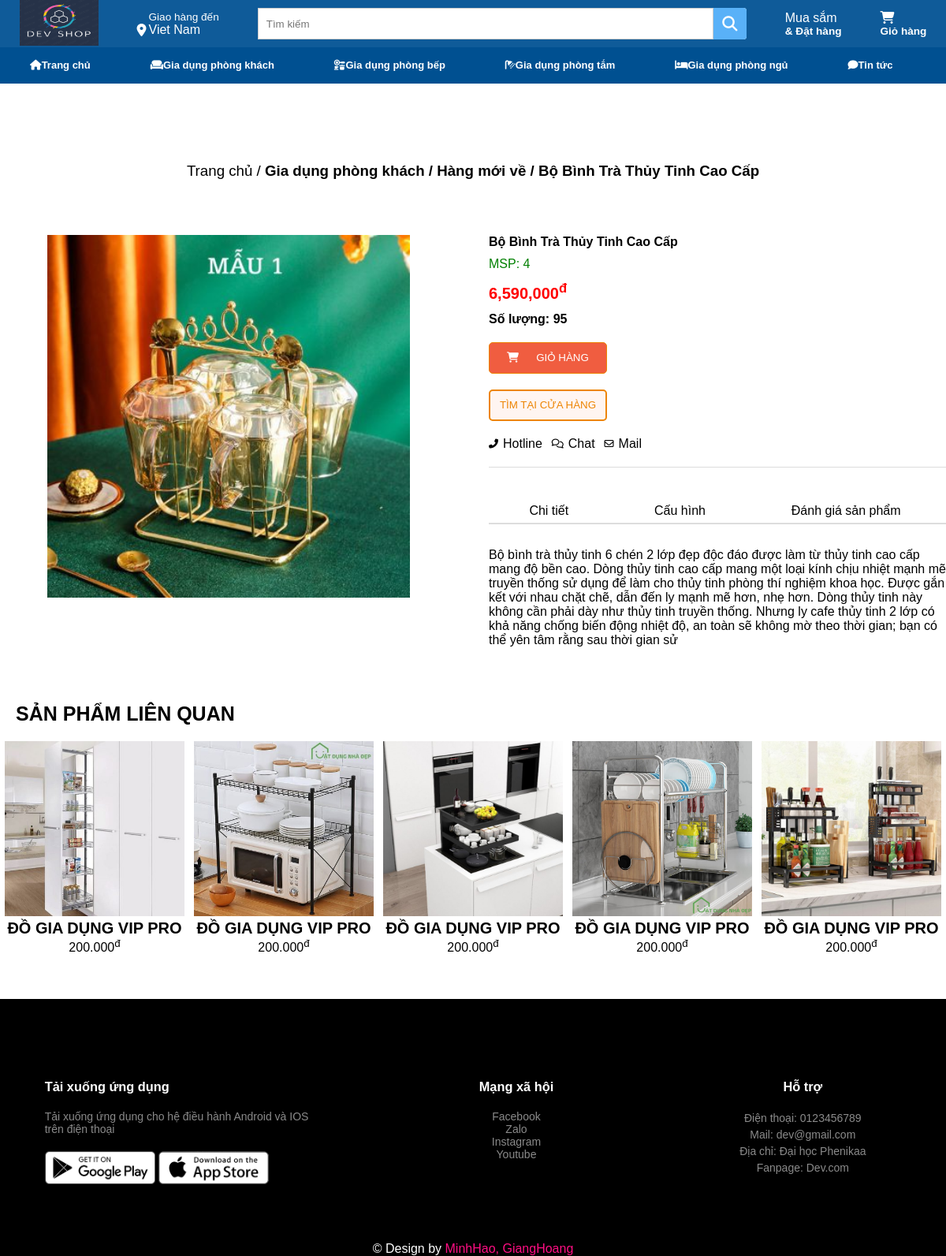
The app's page /product.php?ms_hh=4 with its own data.
### tables this page shows
CREATE TABLE `hinhhanghoa` (
  `MaHinh` int(20) NOT NULL COMMENT 'Mã hình ',
  `TenHinh` varchar(255) NOT NULL COMMENT 'Tên Hình',
  `MSHH` int(20) NOT NULL COMMENT 'Mã số hàng hóa'
);

CREATE TABLE `hanghoa` (
  `MSHH` int(20) NOT NULL COMMENT 'Mã số hàng hóa',
  `TenHH` varchar(255) NOT NULL COMMENT 'Tên hàng hóa',
  `QuyCach` varchar(500) NOT NULL COMMENT 'Quy cách ',
  `Gia` int(11) NOT NULL COMMENT 'Giá',
  `SoLuongHang` int(50) NOT NULL COMMENT 'Số Lượng hàng hóa',
  `MaLoaiHang` int(20) NOT NULL COMMENT 'Mã loại hàng'
);

### product.php (the view, shortened to what this page needs)
<!DOCTYPE html>
<html lang="en">
<head>
    <link rel="stylesheet" href="./style1.css">
    <link rel="stylesheet" href="./style.css">
</head>
<body>
<?php
    require_once("php/header.php");
    require_once("admin/db_connect.php");
    if (isset($_GET['ms_hh'])) {
        $ms_hh = $_GET['ms_hh'];
        $query = "SELECT h.mshh,h.tenhh,h.gia,h.soluonghang,h.quycach, img.tenhinh FROM hanghoa h join hinhhanghoa img on h.mshh = img.mshh WHERE h.mshh = {$ms_hh} ";
        $query_run = mysqli_query($conn, $query);
        if (mysqli_num_rows($query_run) > 0) {
            $prodItem = mysqli_fetch_array($query_run);
    ?>
    <section style="padding: 50px 0;" class="product">
        <div class="container">
            <div class="product-top row" style="margin-bottom: 70px;">
                <h3><span style="font-weight: 400; margin: 100px 0;">Trang chủ / </span>Gia dụng phòng khách / <span>Hàng mới về / </span> <span><?= $prodItem['tenhh']; ?></span></h3>
            </div>
            <div class="product-content row">
              <form method="post" enctype="multipart/form-data" action="product.php">
                <div class="product-content-left row">
                    <div class="product-content-left-big-img">
                        <img src="admin/image/<?= $prodItem['tenhinh']; ?>" alt="Image">
                    </div>
                </div>
                <div class="product-content-right">
                    <div class="product-content-right-product-name">
                        <h1><?= $prodItem['tenhh']; ?></h1>
                        <p style="font-size: 16px; color: green;">MSP: <?= $prodItem['mshh']; ?></p>
                    </div>
                    <div class="product-content-right-product-price">
                        <p><?= number_format($prodItem['gia'], 0, ".", ","); ?><sup>đ</sup></p>
                    </div>
                    <div class="quantity">
                        <p style="font-weight: bold;">Số lượng: <?= $prodItem['soluonghang']; ?></p>
                    </div>
                    <div class="product-content-right-product-button">
                        <button style="background-color: #F05D40;
    border: 1px solid #ed8505;
    margin-right: 20px;
    color: white;
    border-radius: 5px;" type="submit" name="add"><i class="fas fa-shopping-cart"></i><p>GIỎ HÀNG</p></button>
                        <button style=" border: 2px solid #ed8505;
    border-radius: 5px;
    color: #ed8505;
    background-color: #FFF5F1;" type="submit"><p>TÌM TẠI CỬA HÀNG</p></button>
                    </div>
                    <div style="margin-bottom: 20px;"  class="product-content-right-product-icon">
                        <div class="product-content-right-product-icon-item">
                            <i class="fas fa-phone-alt"></i> <p>Hotline</p>
                        </div>
                        <div class="product-content-right-product-icon-item">
                            <i class="far fa-comments"></i> <p>Chat</p>
                        </div>
                        <div class="product-content-right-product-icon-item">
                            <i class="far fa-envelope"></i><p>Mail</p>
                        </div>
                    </div>
                    <div class="product-content-right-bottom">
                        <div class="product-content-right-bottom-content-big">
                            <div class="product-content-right-bottom-content-title row">
                                <div class="product-content-right-bottom-content-title-item chitiet">
                                        <p style="font-size: 16px;">Chi tiết</p>
                                </div>
                                <div class="product-content-right-bottom-content-title-item cauhinh">
                                        <p style="font-size: 16px;">Cấu hình</p>
                                </div>
                                <div class="product-content-right-bottom-content-title-item danhgia">
                                    <p style="font-size: 16px;">Đánh giá sản phẩm</p>
                                </div>
                            </div>
                            <div class="product-content-right-bottom-content">
                                <div style="font-size: 16px;" class="product-content-right-bottom-content-danhgia">
                                    <?= $prodItem['quycach']; ?>
                                </div>
                            </div>
                        </div>
                    </div>
                </div>
              </form>
            </div>
        </div>
    </section>
<?php }
        else{
            echo "Không có hàng hóa được tìm thấy";
        }
    }
?>
    <div class="product-related1">
        <div class="product-related1-title">
            <p>SẢN PHẨM LIÊN QUAN</p>
        </div>
        <div class="product-content row_flex">
            <div class="product-related1-item">
                <img src="./img/phongbep1-1.jpg" alt="">
                <h1>ĐỒ GIA DỤNG VIP PRO</h1>
                <p>200.000<sup>đ</sup></p>
            </div>
            <div class="product-related1-item">
                <img src="./img/phongbep1-2.jpg" alt="">
                <h1>ĐỒ GIA DỤNG VIP PRO</h1>
                <p>200.000<sup>đ</sup></p>
            </div>
            <div class="product-related1-item">
                <img src="./img/phongbep1-3.jpg" alt="">
                <h1>ĐỒ GIA DỤNG VIP PRO</h1>
                <p>200.000<sup>đ</sup></p>
            </div>
            <div class="product-related1-item">
                <img src="./img/phongbep1-4.jpg" alt="">
                <h1>ĐỒ GIA DỤNG VIP PRO</h1>
                <p>200.000<sup>đ</sup></p>
            </div>
            <div class="product-related1-item">
                <img src="./img/phongbep1-5.jpg" alt="">
                <h1>ĐỒ GIA DỤNG VIP PRO</h1>
                <p>200.000<sup>đ</sup></p>
            </div>
        </div>
    </div>
<?php require_once("php/footer.php"); ?>

### style1.css (style rules this page uses)
* { margin : 0; padding: 0; font-family: Arial; box-sizing: border-box; }
.row_flex { display: flex; }
.row { display: flex; flex-wrap: wrap; justify-content: space-around; }
.container { max-width: 1080px; margin: auto; }
.product { padding: 50px 0; }
.product-top { margin-bottom: 30px; }
.product-content { display: flex; }
.product-content-left { display: flex; width: 50%; }
.product-content-left-big-img { width: 80%; padding-right: 20px; }
.product-content-left-big-img img { width: 100%; }
.product-content-right { width: 50%; padding-left: 20px; }
.product-content-right-product-name h1 { font-size: 28px; }
.product-content-right-product-name p { color: green; font-size: 16px; margin: 10px 0; }
.product-content-right-product-price { margin: 10px 0; font-size: 20px; font-weight: bold; color: red; }
.quantity { margin-top: 10px; margin-bottom: 20px; display: flex; }
.quantity p { margin-right: 10px; }
.product-content-right-product-button button { width: 150px; height: 40px; display: block; margin: 20px 0 12px; }
.product-content-right-product-button button:first-child { display: flex; justify-content: space-evenly; align-items: center; background-color: #F05D40; border: none; border-radius: 5px; color: white; cursor: pointer; }
.product-content-right-product-button button:last-child { border: 2px solid #ed8505; border-radius: 5px; color: #ed8505; background-color: #FFF5F1; cursor: pointer; }
.product-content-right-product-icon { display: flex; margin: 20px 0; }
.product-content-right-product-icon-item { display: flex; margin-right: 12px; justify-content: center; align-items: center; }
.product-content-right-product-icon-item i { font-size: 12px; margin-right: 6px; }
.product-content-right-bottom { padding-top: 40px; border-top: 1px solid #dddddd; position: relative; }
.product-content-right-bottom-content-title { display: flex; border-bottom: 2px solid #dddddd; }
.product-content-right-bottom-content-title-item { padding: 6px; cursor: pointer; margin-right: 6px; }
.product-content-right-bottom-content-title-item p { font-size: 16px; }
.product-content-right-bottom-content { padding-top: 30px; }
.product-content-right-bottom-content { font-size: 16px; }
.product-related1 { margin-bottom: 50px; }
.product-related1-title { margin: 20px 0; }
.product-related1-title p { font-size: 25px; font-weight: bold; padding-left: 20px; }
.product-related1-item { width: 20%; text-align: center; padding: 0 6px; }
.product-related1-item img { width: 100%; height: 80%; }
.product-related1-item h1 { font-size: 20px; }
.product-related1-item p { font-size: 16px; }

### records on screen
hinhhanghoa: MSHH.TenHH "Bộ Bình Trà Thủy Tinh Cao Cấp", TenHinh (picture), MSHH.MSHH "4", MSHH.Gia "6,590,000", MSHH.SoLuongHang "95", MSHH.QuyCach "Bộ bình trà thủy tinh 6 chén 2 lớp đẹp độc đáo được làm từ thủy tinh cao cấp mang độ bền cao. Dòng thủy tinh cao cấp mang một loại kính chịu nhiệt mạnh mẽ truyền thống sử dụng để làm cho thủy tinh phòng thí nghiệm khoa học. Được gắn kết với nhau chặt chẽ, dẫn đến ly mạnh mẽ hơn, nhẹ hơn. Dòng thủy tinh này không cần phải dày như thủy tinh truyền thống. Nhưng ly cafe thủy tinh 2 lớp có khả năng chống biến động nhiệt độ, an toàn sẽ không mờ theo thời gian; bạn có thể yên tâm rằng sau thời gian sử"
